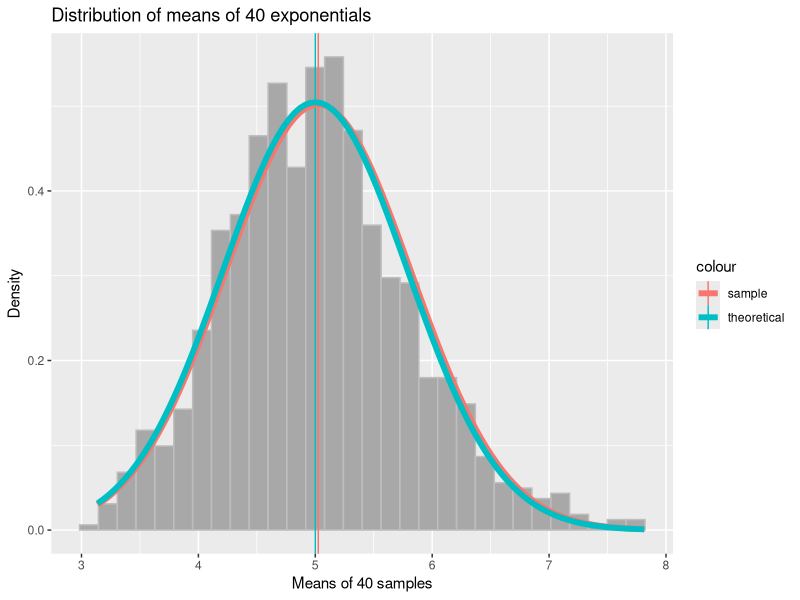

R code for this plot:
## ---- chunk 1
knitr::opts_chunk$set(echo = TRUE)
library(ggplot2)
## ---- chunk 2
set.seed(111)
lambda <- 0.2
n <- 40
sample.size <- 1000
sample.exponentials <- matrix(rexp(40000,0.2),sample.size,n)
sample.exponentials[1:5,1:5]
## ---- chunk 3
sample.mean <- apply(sample.exponentials, 1, mean)
## ---- chunk 4
averaged.mean <- mean(sample.mean)
averaged.mean
## ---- chunk 5
theo.mean <- 1/lambda
theo.mean
## ---- chunk 6
sample.variance <- var(sample.mean)
sample.sd <- sd(sample.mean)
sample.variance
sample.sd
## ---- chunk 7
theo.variance <- (1/lambda^2)/n
theo.variance
theo.sd <- (1/lambda)/sqrt(n)
theo.sd
## ---- chunk 8
mean.dataframe <- data.frame(sample.mean)
forcolour <- c("")
g <- ggplot(mean.dataframe,aes(x = sample.mean))
g <- g + geom_histogram(aes(y = ..density..),fill = "grey66", color = "grey")
g <- g + labs(title = "Distribution of means of 40 exponentials", x = "Means of 40 samples" , y = "Density")
g <- g + geom_vline(aes(xintercept =averaged.mean, colour = "sample") )
g <- g + geom_vline(aes(xintercept = theo.mean, colour = "theoretical"))
g <- g + stat_function(fun = dnorm, args = list(mean = averaged.mean, sd = sample.sd),aes(color = "sample"), size =2.0)
g <- g + stat_function(fun = dnorm, args = list(mean = theo.mean, sd = theo.sd),aes(colour = "theoretical"), size = 2.0)
print(g)
## ---- chunk 9
conf <- theo.mean + c(-1,1) * qnorm(0.975) * theo.sd/sqrt(n)
conf
